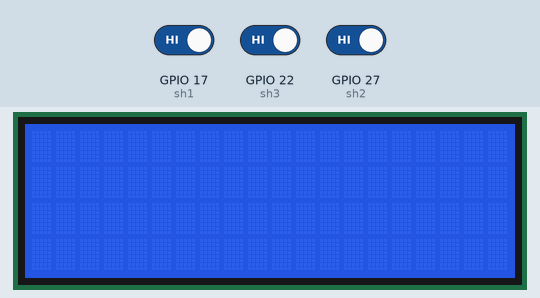
Recording of a program running on a simulated Raspberry Pi (BCM pin numbers). Parts: 20×4 character LCD. Inputs (shaded band) come from the test bench; at power-on: GPIO 17 (sh1) HIGH, GPIO 22 (sh3) HIGH, GPIO 27 (sh2) HIGH. What the program prints to the terminal is not drawn.

Above: at 1.2 s.
1.3 s: GPIO 17 (sh1) driven LOW
At 2.3 s:
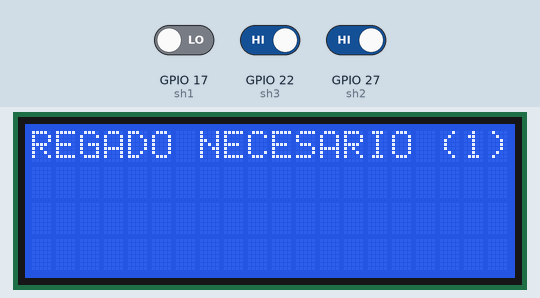
2.8 s: GPIO 22 (sh3) driven LOW
At 3.4 s:
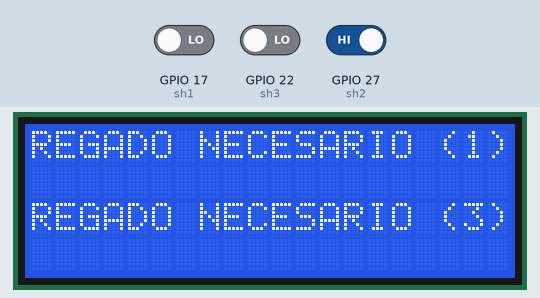
4.3 s: GPIO 27 (sh2) driven LOW
At 5.5 s:
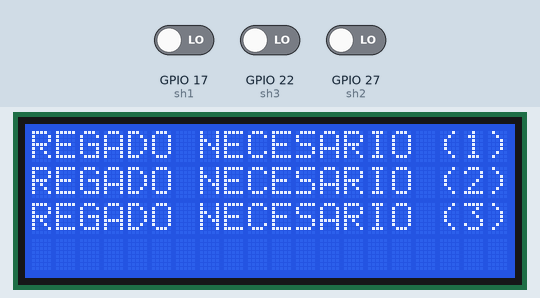
5.8 s: GPIO 17 (sh1) driven HIGH
At 6.9 s:
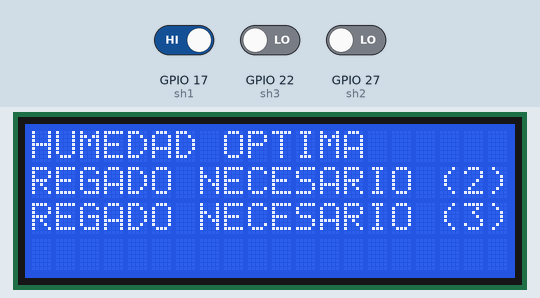
7.3 s: GPIO 22 (sh3) driven HIGH
At 8.1 s:
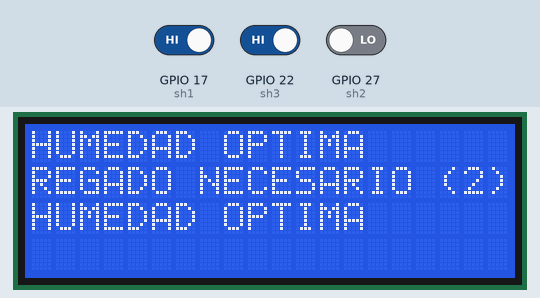
8.8 s: GPIO 27 (sh2) driven HIGH
At 9.1 s:
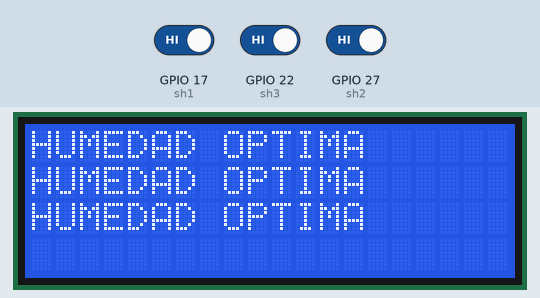
Timing chart, 0 to 11.3 s (numbered marks = the images above; inputs shaded):
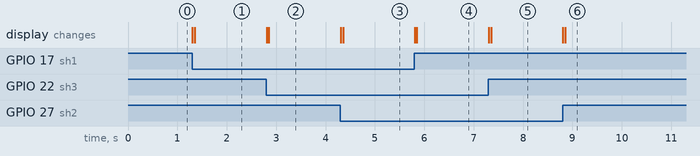

Measured:
- after the input at 1.3 s, the display: first changes at once (image 1 shows a later state)
- after the input at 2.8 s, the display: first changes at once (image 2 shows a later state)
- after the input at 4.3 s, the display: first changes at once (image 3 shows a later state)
- after the input at 5.8 s, the display: first changes at once (image 4 shows a later state)
- after the input at 7.3 s, the display: first changes at once (image 5 shows a later state)
- after the input at 8.8 s, the display: first changes at once (image 6 shows a later state)

The program:

main.py
```python
import RPi.GPIO as GPIO
import time
from signal import signal, SIGTERM, SIGHUP, pause
from rpi_lcd import LCD

lcd = LCD()

def safe_exit(signum, frame):
    exit(1)

GPIO.setmode(GPIO.BCM)

sh1 = 17
sh2 = 27
sh3 = 22

GPIO.setup(sh2, GPIO.IN)
GPIO.setup(sh1, GPIO.IN)
GPIO.setup(sh3, GPIO.IN)

def humedad1(sh1):
    v1 =GPIO.input(sh1)
    if v1==0:
        print("h1=0")
        lcd.text("REGADO NECESARIO (1)",1)
    else:
        print("h1=1")
        lcd.text("HUMEDAD OPTIMA",1)


def humedad2(sh2):
    v2 =GPIO.input(sh2)
    if v2==0:
        print("h2=0")
        lcd.text("REGADO NECESARIO (2)",2)

    else:
        print("h2=1")
        lcd.text("HUMEDAD OPTIMA",2)


def humedad3(sh3):
    v3 =GPIO.input(sh3)
    if v3==0:
        print("h3=0")
        lcd.text("REGADO NECESARIO (3)",3)
    else:
        print("h3=1")
        lcd.text("HUMEDAD OPTIMA",3)


GPIO.add_event_detect(sh2, GPIO.BOTH, bouncetime=300)
GPIO.add_event_callback(sh2, humedad2)
GPIO.add_event_detect(sh1, GPIO.BOTH, bouncetime=300)
GPIO.add_event_callback(sh1, humedad1)
GPIO.add_event_detect(sh3, GPIO.BOTH, bouncetime=300)
GPIO.add_event_callback(sh3, humedad3)


while True :
    time.sleep(1)
```
